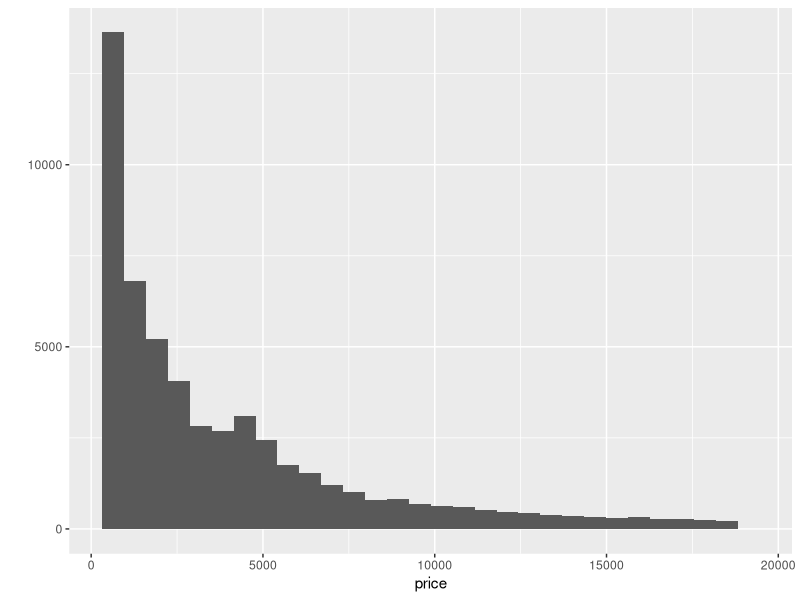
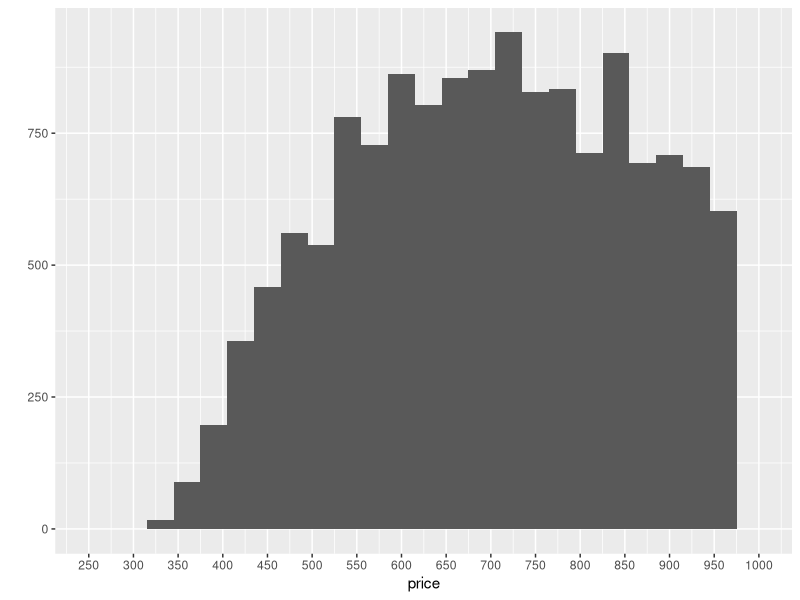
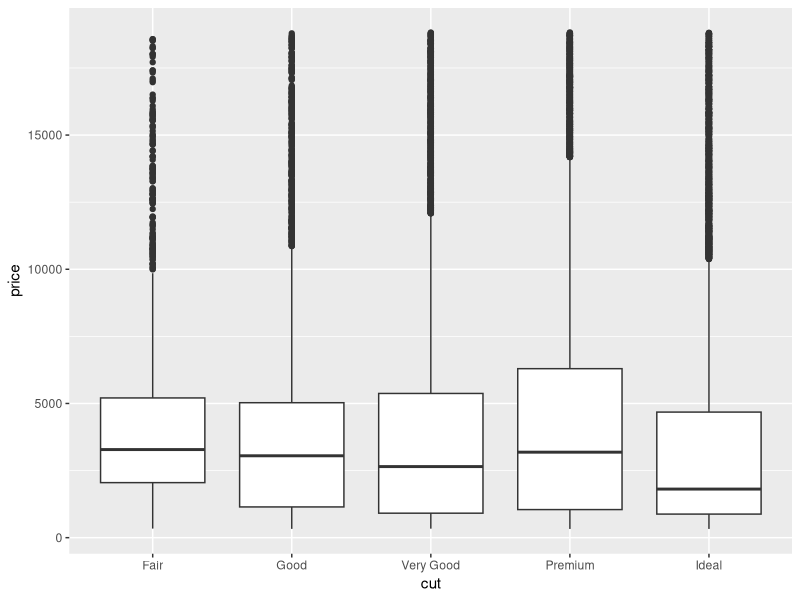
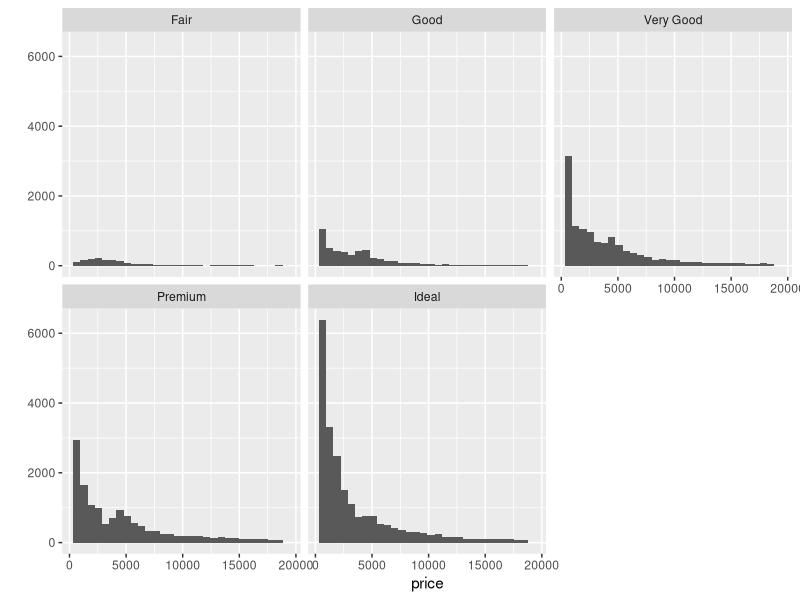
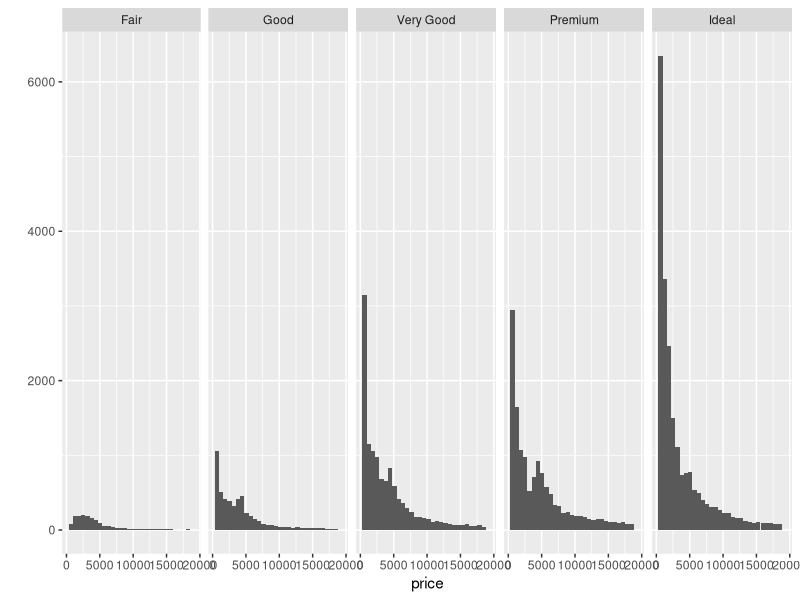
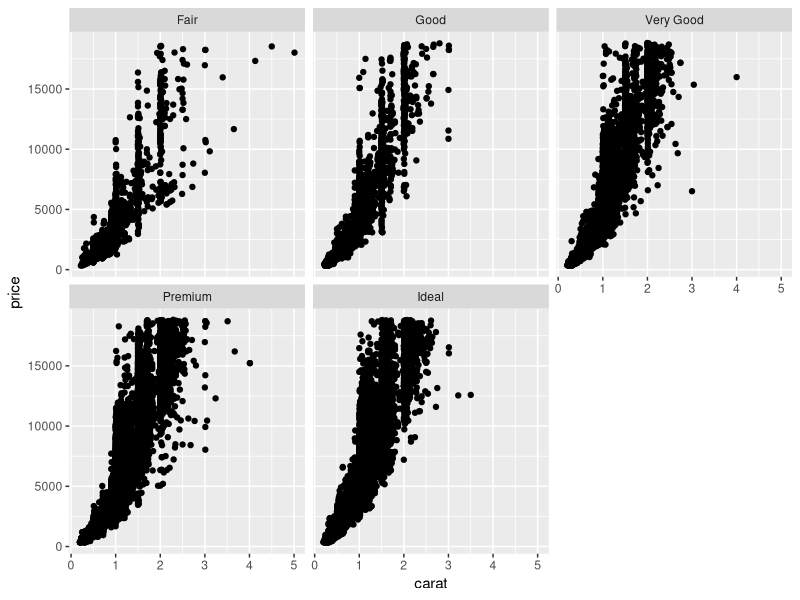
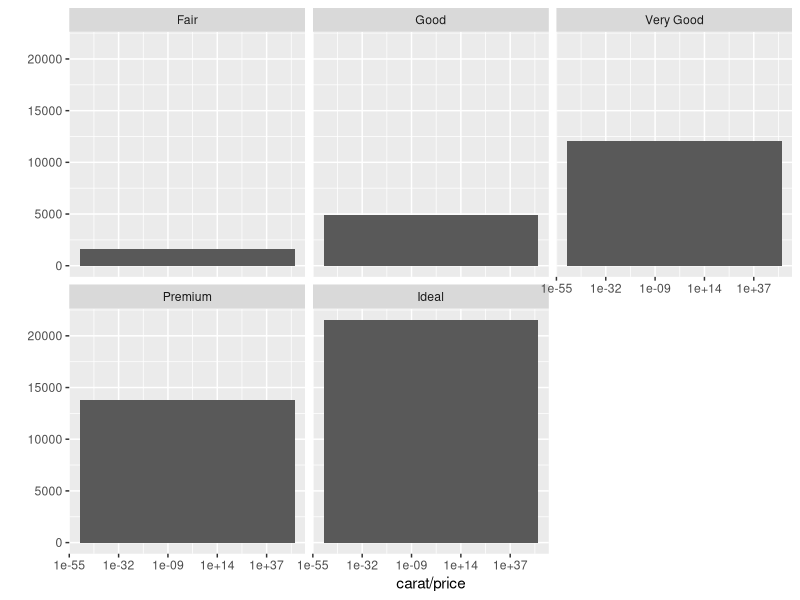
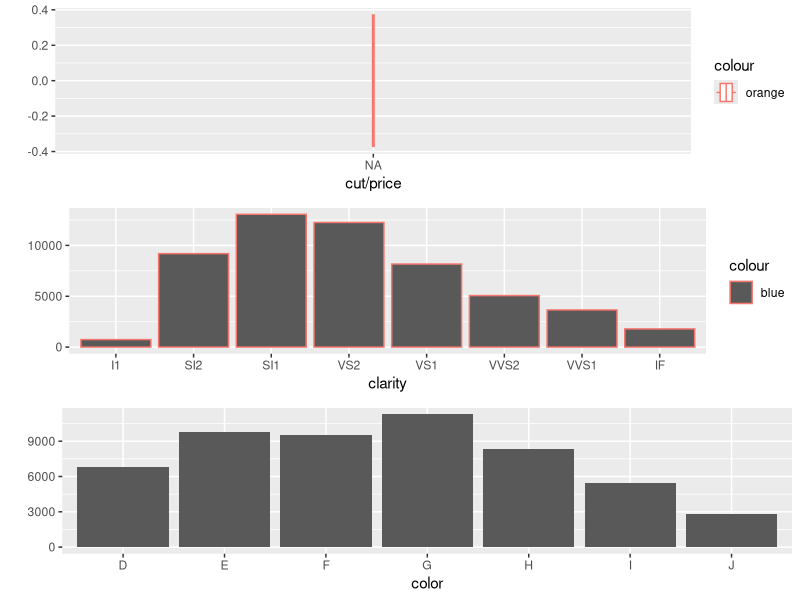

Generate these figures, in order, with R:
#install ggplot2 package
install.packages(ggplot2)

#load the diamonds data set
library(ggplot2)
data(diamonds)

summary(diamonds)

#How many observtions are in diamonds data set?
# 53,940 observations
#How many variables are in the diamonds data set?
#10 variables

?diamonds

diamonds$color

#What letter represents the best color for a diamond?
#D


str(diamonds)

#Create a histogram of the price of all diamonds in the diamond data set
qplot(x = price, data = diamonds)

#What is the mean and medican of price in diamonds data set
mean(diamonds$price)
median(diamonds$price)

#mean is 3932.8 and median is 2401

 #cost of diamonds less that 500
under_500<- diamonds$price [diamonds$price < 500]
str(under_500)
length(under_500)

#cost of diamonds under 250
under_250<- diamonds$priceb[diamonds$price < 250]
length(under_250)

#cost of diamonds >= to 15000
greater_15000<- diamonds$price [diamonds$price >= 15000]
length(greater_15000)

#exploring the highest peak of price in histogram
qplot(x = price, data = na.omit(diamonds), binwidth = 30, 
)+
  scale_x_continuous(limits = c(250, 1000), breaks = seq(0, 1000, 50))
  

#break out histogram of diamond prices by cut
install.packages('gridExtra')
library(gridExtra)

qplot(x = cut, y = price, data = diamonds, geom = "boxplot")
qplot(x = price, data = diamonds) + facet_wrap(~cut)
  


#using facet_wrap have y axi different for each histogram
qplot(x = price, data = diamonds) + facet_grid(~cut, scales = 'free', space = 'free')

#histogram price per carat facet by cut
qplot(x = carat, y =price, data = diamonds)+
  facet_wrap(~cut)

#Adjust bin width and use log10 for x-axis
qplot(x = carat/price, data = diamonds, binwidth = 100)+
  facet_wrap(~cut)+
  scale_x_log10()


#investigate the price of diamonds using boxplots
#variables to use: cut, clarity or color
P1<- qplot(x = cut/price, data = diamonds, geom = 'boxplot', color = 'orange')
P2<- qplot(x = clarity, data = diamonds, color = 'blue')
P3<- qplot(x = color, data = diamonds)
grid.arrange(P1, P2, P3)


#1st and 3rd quartile for different colors
qplot(x = color, y = price, data = diamonds, fill = color, geom = 'boxplot')+
  coord_cartesian(ylim = c(0,8000)) 
by(diamonds$price, diamonds$color,summary)


#IQR for diamonds with best and worst color
IQR(subset(diamonds, color = D)$color)
IQR(subset(diamonds, color = J)$color)

#The price per carat across the different colors of diamonds using bloxplot
qplot(x = color, y = price/carat, data = diamonds, fill = color, geom = 'boxplot')+
  coord_cartesian(ylim = c(0, 8000))

#Investigate the weight of the diamonds using a grequency polygon
qplot(x = carat, data = diamonds, binwidth = 0.01, geom = 'freqpoly')+
scale_x_continuous(limits = c(0, 5), breaks = seq(0, 5, 0.2))









     




 



